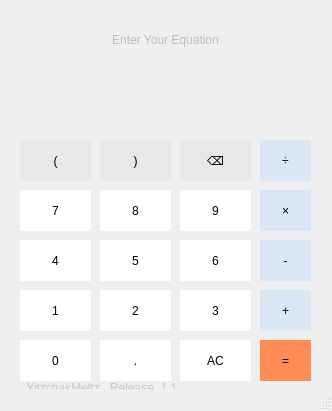
<?xml version="1.0" encoding="UTF-8"?>
<ui version="4.0">
 <class>MainWindow</class>
 <widget class="QMainWindow" name="MainWindow">
  <property name="geometry">
   <rect>
    <x>0</x>
    <y>0</y>
    <width>332</width>
    <height>411</height>
   </rect>
  </property>
  <property name="windowTitle">
   <string>MainWindow</string>
  </property>
  <widget class="QWidget" name="centralwidget">
   <widget class="QPushButton" name="pushButton">
    <property name="geometry">
     <rect>
      <x>20</x>
      <y>190</y>
      <width>71</width>
      <height>41</height>
     </rect>
    </property>
    <property name="styleSheet">
     <string notr="true">QPushButton
{
border: none;
background-color: rgb(255, 255, 255);
font: 20pt &quot;Arial&quot;;
}
QPushButton:hover{
background-color: rgb(220, 220, 220);
}
QPushButton:pressed
{
background-color: rgb(212, 212, 212);
}

</string>
    </property>
    <property name="text">
     <string>7</string>
    </property>
    <property name="autoDefault">
     <bool>true</bool>
    </property>
    <property name="default">
     <bool>false</bool>
    </property>
    <property name="flat">
     <bool>true</bool>
    </property>
   </widget>
   <widget class="QPushButton" name="pushButton_2">
    <property name="geometry">
     <rect>
      <x>100</x>
      <y>190</y>
      <width>71</width>
      <height>41</height>
     </rect>
    </property>
    <property name="styleSheet">
     <string notr="true">QPushButton
{
border: none;
background-color: rgb(255, 255, 255);
font: 20pt &quot;Arial&quot;;
}
QPushButton:hover{
background-color: rgb(220, 220, 220);
}
QPushButton:pressed
{
background-color: rgb(212, 212, 212);
}

</string>
    </property>
    <property name="text">
     <string>8</string>
    </property>
    <property name="autoDefault">
     <bool>true</bool>
    </property>
    <property name="default">
     <bool>false</bool>
    </property>
    <property name="flat">
     <bool>true</bool>
    </property>
   </widget>
   <widget class="QPushButton" name="pushButton_3">
    <property name="geometry">
     <rect>
      <x>180</x>
      <y>190</y>
      <width>71</width>
      <height>41</height>
     </rect>
    </property>
    <property name="styleSheet">
     <string notr="true">QPushButton
{
border: none;
background-color: rgb(255, 255, 255);
font: 20pt &quot;Arial&quot;;
}
QPushButton:hover{
background-color: rgb(220, 220, 220);
}
QPushButton:pressed
{
background-color: rgb(212, 212, 212);
}

</string>
    </property>
    <property name="text">
     <string>9</string>
    </property>
    <property name="autoDefault">
     <bool>true</bool>
    </property>
    <property name="default">
     <bool>false</bool>
    </property>
    <property name="flat">
     <bool>true</bool>
    </property>
   </widget>
   <widget class="QPushButton" name="pushButton_4">
    <property name="geometry">
     <rect>
      <x>20</x>
      <y>240</y>
      <width>71</width>
      <height>41</height>
     </rect>
    </property>
    <property name="styleSheet">
     <string notr="true">QPushButton
{
border: none;
background-color: rgb(255, 255, 255);
font: 20pt &quot;Arial&quot;;
}
QPushButton:hover{
background-color: rgb(220, 220, 220);
}
QPushButton:pressed
{
background-color: rgb(212, 212, 212);
}

</string>
    </property>
    <property name="text">
     <string>4</string>
    </property>
    <property name="autoDefault">
     <bool>true</bool>
    </property>
    <property name="default">
     <bool>false</bool>
    </property>
    <property name="flat">
     <bool>true</bool>
    </property>
   </widget>
   <widget class="QPushButton" name="pushButton_5">
    <property name="geometry">
     <rect>
      <x>100</x>
      <y>240</y>
      <width>71</width>
      <height>41</height>
     </rect>
    </property>
    <property name="styleSheet">
     <string notr="true">QPushButton
{
border: none;
background-color: rgb(255, 255, 255);
font: 20pt &quot;Arial&quot;;
}
QPushButton:hover{
background-color: rgb(220, 220, 220);
}
QPushButton:pressed
{
background-color: rgb(212, 212, 212);
}

</string>
    </property>
    <property name="text">
     <string>5</string>
    </property>
    <property name="autoDefault">
     <bool>true</bool>
    </property>
    <property name="default">
     <bool>false</bool>
    </property>
    <property name="flat">
     <bool>true</bool>
    </property>
   </widget>
   <widget class="QPushButton" name="pushButton_6">
    <property name="geometry">
     <rect>
      <x>180</x>
      <y>240</y>
      <width>71</width>
      <height>41</height>
     </rect>
    </property>
    <property name="styleSheet">
     <string notr="true">QPushButton
{
border: none;
background-color: rgb(255, 255, 255);
font: 20pt &quot;Arial&quot;;
}
QPushButton:hover{
background-color: rgb(220, 220, 220);
}
QPushButton:pressed
{
background-color: rgb(212, 212, 212);
}

</string>
    </property>
    <property name="text">
     <string>6</string>
    </property>
    <property name="autoDefault">
     <bool>true</bool>
    </property>
    <property name="default">
     <bool>false</bool>
    </property>
    <property name="flat">
     <bool>true</bool>
    </property>
   </widget>
   <widget class="QPushButton" name="pushButton_7">
    <property name="geometry">
     <rect>
      <x>20</x>
      <y>290</y>
      <width>71</width>
      <height>41</height>
     </rect>
    </property>
    <property name="styleSheet">
     <string notr="true">QPushButton
{
border: none;
background-color: rgb(255, 255, 255);
font: 20pt &quot;Arial&quot;;
}
QPushButton:hover{
background-color: rgb(220, 220, 220);
}
QPushButton:pressed
{
background-color: rgb(212, 212, 212);
}

</string>
    </property>
    <property name="text">
     <string>1</string>
    </property>
    <property name="autoDefault">
     <bool>true</bool>
    </property>
    <property name="default">
     <bool>false</bool>
    </property>
    <property name="flat">
     <bool>true</bool>
    </property>
   </widget>
   <widget class="QPushButton" name="pushButton_8">
    <property name="geometry">
     <rect>
      <x>100</x>
      <y>290</y>
      <width>71</width>
      <height>41</height>
     </rect>
    </property>
    <property name="styleSheet">
     <string notr="true">QPushButton
{
border: none;
background-color: rgb(255, 255, 255);
font: 20pt &quot;Arial&quot;;
}
QPushButton:hover{
background-color: rgb(220, 220, 220);
}
QPushButton:pressed
{
background-color: rgb(212, 212, 212);
}

</string>
    </property>
    <property name="text">
     <string>2</string>
    </property>
    <property name="autoDefault">
     <bool>true</bool>
    </property>
    <property name="default">
     <bool>false</bool>
    </property>
    <property name="flat">
     <bool>true</bool>
    </property>
   </widget>
   <widget class="QPushButton" name="pushButton_9">
    <property name="geometry">
     <rect>
      <x>180</x>
      <y>290</y>
      <width>71</width>
      <height>41</height>
     </rect>
    </property>
    <property name="styleSheet">
     <string notr="true">QPushButton
{
border: none;
background-color: rgb(255, 255, 255);
font: 20pt &quot;Arial&quot;;
}
QPushButton:hover{
background-color: rgb(220, 220, 220);
}
QPushButton:pressed
{
background-color: rgb(212, 212, 212);
}

</string>
    </property>
    <property name="text">
     <string>3</string>
    </property>
    <property name="autoDefault">
     <bool>true</bool>
    </property>
    <property name="default">
     <bool>false</bool>
    </property>
    <property name="flat">
     <bool>true</bool>
    </property>
   </widget>
   <widget class="QPushButton" name="pushButton_10">
    <property name="geometry">
     <rect>
      <x>180</x>
      <y>340</y>
      <width>71</width>
      <height>41</height>
     </rect>
    </property>
    <property name="styleSheet">
     <string notr="true">QPushButton
{
border: none;
background-color: rgb(255, 255, 255);
font: 20pt &quot;Arial&quot;;
}
QPushButton:hover{
background-color: rgb(220, 220, 220);
}
QPushButton:pressed
{
background-color: rgb(212, 212, 212);
}

</string>
    </property>
    <property name="text">
     <string>AC</string>
    </property>
    <property name="autoDefault">
     <bool>true</bool>
    </property>
    <property name="default">
     <bool>false</bool>
    </property>
    <property name="flat">
     <bool>true</bool>
    </property>
   </widget>
   <widget class="QPushButton" name="pushButton_11">
    <property name="geometry">
     <rect>
      <x>20</x>
      <y>340</y>
      <width>71</width>
      <height>41</height>
     </rect>
    </property>
    <property name="styleSheet">
     <string notr="true">QPushButton
{
border: none;
background-color: rgb(255, 255, 255);
font: 20pt &quot;Arial&quot;;
}
QPushButton:hover{
background-color: rgb(220, 220, 220);
}
QPushButton:pressed
{
background-color: rgb(212, 212, 212);
}

</string>
    </property>
    <property name="text">
     <string>0</string>
    </property>
    <property name="autoDefault">
     <bool>true</bool>
    </property>
    <property name="default">
     <bool>false</bool>
    </property>
    <property name="flat">
     <bool>true</bool>
    </property>
   </widget>
   <widget class="QPushButton" name="pushButton_12">
    <property name="geometry">
     <rect>
      <x>100</x>
      <y>340</y>
      <width>71</width>
      <height>41</height>
     </rect>
    </property>
    <property name="styleSheet">
     <string notr="true">QPushButton
{
border: none;
background-color: rgb(255, 255, 255);
font: 20pt &quot;Calibri&quot;;
}
QPushButton:hover{
background-color: rgb(220, 220, 220);
}
QPushButton:pressed
{
background-color: rgb(212, 212, 212);
}

</string>
    </property>
    <property name="text">
     <string>.</string>
    </property>
    <property name="autoDefault">
     <bool>true</bool>
    </property>
    <property name="default">
     <bool>false</bool>
    </property>
    <property name="flat">
     <bool>true</bool>
    </property>
   </widget>
   <widget class="QPushButton" name="pushButton_13">
    <property name="geometry">
     <rect>
      <x>260</x>
      <y>240</y>
      <width>51</width>
      <height>41</height>
     </rect>
    </property>
    <property name="styleSheet">
     <string notr="true">QPushButton
{
border: none;
background-color: rgb(217, 231, 245);
font: 20pt &quot;calibri&quot;;
}
QPushButton:hover{
background-color: rgb(201, 213, 226);
}
QPushButton:pressed
{
background-color: rgb(187, 199, 211);
}

</string>
    </property>
    <property name="text">
     <string>-</string>
    </property>
    <property name="autoDefault">
     <bool>true</bool>
    </property>
    <property name="default">
     <bool>false</bool>
    </property>
    <property name="flat">
     <bool>true</bool>
    </property>
   </widget>
   <widget class="QPushButton" name="pushButton_14">
    <property name="geometry">
     <rect>
      <x>260</x>
      <y>290</y>
      <width>51</width>
      <height>41</height>
     </rect>
    </property>
    <property name="styleSheet">
     <string notr="true">QPushButton
{
border: none;
background-color: rgb(217, 231, 245);
font: 20pt &quot;calibri&quot;;
}
QPushButton:hover{
background-color: rgb(201, 213, 226);
}
QPushButton:pressed
{
background-color: rgb(187, 199, 211);
}

</string>
    </property>
    <property name="text">
     <string>+</string>
    </property>
    <property name="autoDefault">
     <bool>true</bool>
    </property>
    <property name="default">
     <bool>false</bool>
    </property>
    <property name="flat">
     <bool>true</bool>
    </property>
   </widget>
   <widget class="QPushButton" name="pushButton_15">
    <property name="geometry">
     <rect>
      <x>20</x>
      <y>140</y>
      <width>71</width>
      <height>41</height>
     </rect>
    </property>
    <property name="styleSheet">
     <string notr="true">QPushButton
{
border: none;
background-color: rgb(232, 232, 232);
font: 20pt &quot;Arial&quot;;
}
QPushButton:hover{
background-color: rgb(222, 222, 222);
}
QPushButton:pressed
{
background-color: rgb(211, 211, 211);
}</string>
    </property>
    <property name="text">
     <string>(</string>
    </property>
    <property name="autoDefault">
     <bool>true</bool>
    </property>
    <property name="default">
     <bool>false</bool>
    </property>
    <property name="flat">
     <bool>true</bool>
    </property>
   </widget>
   <widget class="QPushButton" name="pushButton_16">
    <property name="geometry">
     <rect>
      <x>100</x>
      <y>140</y>
      <width>71</width>
      <height>41</height>
     </rect>
    </property>
    <property name="styleSheet">
     <string notr="true">QPushButton
{
border: none;
background-color: rgb(232, 232, 232);
font: 20pt &quot;Arial&quot;;
}
QPushButton:hover{
background-color: rgb(222, 222, 222);
}
QPushButton:pressed
{
background-color: rgb(211, 211, 211);
}</string>
    </property>
    <property name="text">
     <string>)</string>
    </property>
    <property name="autoDefault">
     <bool>true</bool>
    </property>
    <property name="default">
     <bool>false</bool>
    </property>
    <property name="flat">
     <bool>true</bool>
    </property>
   </widget>
   <widget class="QPushButton" name="pushButton_17">
    <property name="geometry">
     <rect>
      <x>180</x>
      <y>140</y>
      <width>71</width>
      <height>41</height>
     </rect>
    </property>
    <property name="styleSheet">
     <string notr="true">QPushButton
{
border: none;
background-color: rgb(232, 232, 232);
font: 20pt &quot;Arial&quot;;
}
QPushButton:hover{
background-color: rgb(222, 222, 222);
}
QPushButton:pressed
{
background-color: rgb(211, 211, 211);
}

</string>
    </property>
    <property name="text">
     <string>⌫</string>
    </property>
    <property name="autoDefault">
     <bool>true</bool>
    </property>
    <property name="default">
     <bool>false</bool>
    </property>
    <property name="flat">
     <bool>true</bool>
    </property>
   </widget>
   <widget class="QPushButton" name="pushButton_18">
    <property name="geometry">
     <rect>
      <x>260</x>
      <y>140</y>
      <width>51</width>
      <height>41</height>
     </rect>
    </property>
    <property name="styleSheet">
     <string notr="true">QPushButton
{
border: none;
background-color: rgb(217, 231, 245);
font: 20pt &quot;calibri&quot;;
}
QPushButton:hover{
background-color: rgb(201, 213, 226);
}
QPushButton:pressed
{
background-color: rgb(187, 199, 211);
}

</string>
    </property>
    <property name="text">
     <string>÷</string>
    </property>
    <property name="autoDefault">
     <bool>true</bool>
    </property>
    <property name="default">
     <bool>false</bool>
    </property>
    <property name="flat">
     <bool>true</bool>
    </property>
   </widget>
   <widget class="QPushButton" name="pushButton_19">
    <property name="geometry">
     <rect>
      <x>260</x>
      <y>190</y>
      <width>51</width>
      <height>41</height>
     </rect>
    </property>
    <property name="styleSheet">
     <string notr="true">QPushButton
{
border: none;
background-color: rgb(217, 231, 245);
font: 20pt &quot;calibri&quot;;
}
QPushButton:hover{
background-color: rgb(201, 213, 226);
}
QPushButton:pressed
{
background-color: rgb(187, 199, 211);
}

</string>
    </property>
    <property name="text">
     <string>×</string>
    </property>
    <property name="autoDefault">
     <bool>true</bool>
    </property>
    <property name="default">
     <bool>false</bool>
    </property>
    <property name="flat">
     <bool>true</bool>
    </property>
   </widget>
   <widget class="QPushButton" name="pushButton_20">
    <property name="geometry">
     <rect>
      <x>260</x>
      <y>340</y>
      <width>51</width>
      <height>41</height>
     </rect>
    </property>
    <property name="styleSheet">
     <string notr="true">QPushButton
{
border: none;
background-color: rgb(255, 139, 85);
font: 20pt &quot;Arial&quot;;
}
QPushButton:hover{
background-color: rgb(230, 125, 76);
}
QPushButton:pressed
{
background-color: rgb(217, 118, 72);
}

</string>
    </property>
    <property name="text">
     <string>=</string>
    </property>
    <property name="autoDefault">
     <bool>true</bool>
    </property>
    <property name="default">
     <bool>false</bool>
    </property>
    <property name="flat">
     <bool>true</bool>
    </property>
   </widget>
   <widget class="QLabel" name="label">
    <property name="geometry">
     <rect>
      <x>20</x>
      <y>380</y>
      <width>161</width>
      <height>16</height>
     </rect>
    </property>
    <property name="layoutDirection">
     <enum>Qt::LeftToRight</enum>
    </property>
    <property name="styleSheet">
     <string notr="true">font: 4pt &quot;MS Shell Dlg 2&quot;;
color: rgb(197, 197, 197);</string>
    </property>
    <property name="text">
     <string>  YitzchakMeltz   Release_1.1.0</string>
    </property>
    <property name="alignment">
     <set>Qt::AlignLeading|Qt::AlignLeft|Qt::AlignVCenter</set>
    </property>
   </widget>
   <widget class="QLabel" name="label_2">
    <property name="geometry">
     <rect>
      <x>20</x>
      <y>30</y>
      <width>291</width>
      <height>20</height>
     </rect>
    </property>
    <property name="styleSheet">
     <string notr="true">font: 12pt &quot;MS Shell Dlg 2&quot;;
color: rgb(190, 190, 190);</string>
    </property>
    <property name="text">
     <string>Enter Your Equation</string>
    </property>
    <property name="alignment">
     <set>Qt::AlignCenter</set>
    </property>
   </widget>
  </widget>
  <widget class="QMenuBar" name="menubar">
   <property name="geometry">
    <rect>
     <x>0</x>
     <y>0</y>
     <width>332</width>
     <height>22</height>
    </rect>
   </property>
  </widget>
  <widget class="QStatusBar" name="statusbar"/>
 </widget>
 <resources/>
 <connections/>
</ui>
